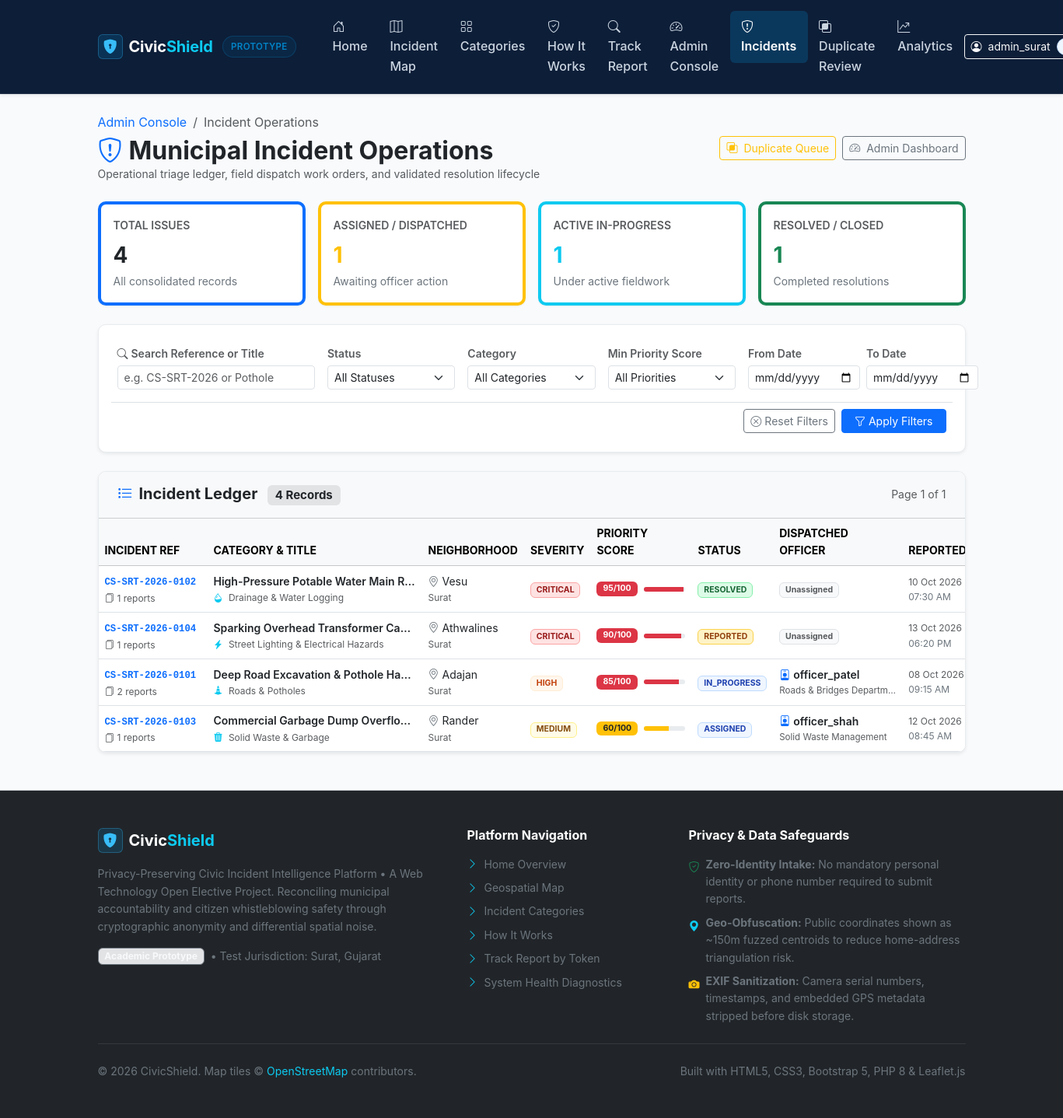
The page /admin/incidents.php (signed in) on the database its author committed.
### tables this page shows
CREATE TABLE IF NOT EXISTS `incidents` (
    `id` BIGINT UNSIGNED AUTO_INCREMENT PRIMARY KEY,
    `incident_reference` VARCHAR(32) NOT NULL UNIQUE COMMENT 'Non-sequential human-readable reference, e.g. CS-SRT-2026-0101',
    `category_id` INT UNSIGNED NOT NULL,
    `title` VARCHAR(200) NOT NULL,
    `description` TEXT NOT NULL,
    `severity` ENUM('low', 'medium', 'high', 'critical') NOT NULL DEFAULT 'medium',
    `priority_score` INT NOT NULL DEFAULT 0 COMMENT 'Calculated priority score based on severity, report count & civic weight',
    `priority_breakdown` JSON NULL COMMENT 'Rule-based decision-support priority breakdown factors',
    `status` ENUM('reported', 'triaged', 'assigned', 'in_progress', 'resolved', 'closed', 'rejected') NOT NULL DEFAULT 'reported',
     
    `obfuscated_lat` DECIMAL(10, 8) NOT NULL COMMENT 'Centroid / differentially perturbed latitude for public map intelligence',
    `obfuscated_lng` DECIMAL(11, 8) NOT NULL COMMENT 'Centroid / differentially perturbed longitude for public map intelligence',
    `fuzz_radius_meters` INT UNSIGNED NOT NULL DEFAULT 150 COMMENT 'Gaussian noise radius applied to protect submitter location',
    `neighborhood` VARCHAR(150) NOT NULL COMMENT 'Ward / Locality name (e.g. Adajan, Vesu, Rander)',
    `city` VARCHAR(100) NOT NULL DEFAULT 'Surat',
    `reports_count` INT UNSIGNED NOT NULL DEFAULT 1 COMMENT 'Count of citizen reports linked to this consolidated issue',
    `created_at` TIMESTAMP DEFAULT CURRENT_TIMESTAMP,
    `updated_at` TIMESTAMP DEFAULT CURRENT_TIMESTAMP ON UPDATE CURRENT_TIMESTAMP,
    `resolved_at` TIMESTAMP NULL,
    `closed_at` TIMESTAMP NULL,
    INDEX `idx_incidents_status` (`status`),
    INDEX `idx_incidents_severity` (`severity`),
    INDEX `idx_incidents_category` (`category_id`),
    INDEX `idx_incidents_priority` (`priority_score`),
    INDEX `idx_incidents_obf_spatial` (`obfuscated_lat`, `obfuscated_lng`),
    INDEX `idx_incidents_created_at` (`created_at`),
    CONSTRAINT `fk_incidents_category` FOREIGN KEY (`category_id`) 
        REFERENCES `incident_categories` (`id`) ON DELETE RESTRICT ON UPDATE CASCADE
);

CREATE TABLE IF NOT EXISTS `incident_categories` (
    `id` INT UNSIGNED AUTO_INCREMENT PRIMARY KEY,
    `name` VARCHAR(100) NOT NULL,
    `slug` VARCHAR(100) NOT NULL UNIQUE,
    `description` TEXT NULL,
    `department_code` VARCHAR(50) NOT NULL COMMENT 'Identifies responsible municipal department',
    `default_severity` ENUM('low', 'medium', 'high', 'critical') NOT NULL DEFAULT 'medium',
    `resolution_sla_hours` INT UNSIGNED NOT NULL DEFAULT 72 COMMENT 'Standard target resolution time in hours',
    `icon` VARCHAR(50) NOT NULL DEFAULT 'bi-exclamation-triangle',
    `is_active` TINYINT(1) NOT NULL DEFAULT 1,
    `created_at` TIMESTAMP DEFAULT CURRENT_TIMESTAMP,
    `updated_at` TIMESTAMP DEFAULT CURRENT_TIMESTAMP ON UPDATE CURRENT_TIMESTAMP,
    INDEX `idx_categories_slug` (`slug`),
    INDEX `idx_categories_active` (`is_active`)
);

CREATE TABLE IF NOT EXISTS `users` (
    `id` BIGINT UNSIGNED AUTO_INCREMENT PRIMARY KEY,
    `username` VARCHAR(60) NOT NULL UNIQUE COMMENT 'Public display pseudonym for citizens or official handle for staff',
    `email` VARCHAR(150) NULL UNIQUE COMMENT 'Optional for citizens to preserve anonymity; required for staff',
    `password_hash` VARCHAR(255) NOT NULL COMMENT 'BCRYPT or Argon2id hashed password string',
    `role` ENUM('citizen', 'officer', 'admin') NOT NULL DEFAULT 'citizen',
    `department` VARCHAR(100) NULL COMMENT 'Municipal department affiliation for officers (e.g. Roads, Drainage)',
    `status` ENUM('active', 'suspended', 'pending') NOT NULL DEFAULT 'active',
    `created_at` TIMESTAMP DEFAULT CURRENT_TIMESTAMP,
    `updated_at` TIMESTAMP DEFAULT CURRENT_TIMESTAMP ON UPDATE CURRENT_TIMESTAMP,
    INDEX `idx_users_role` (`role`),
    INDEX `idx_users_status` (`status`)
);

### admin/incidents.php (the view, shortened to what the rows shown need)
<?php
require_once dirname(__DIR__) . DIRECTORY_SEPARATOR . 'config' . DIRECTORY_SEPARATOR . 'app.php';
$pdo = Database::getConnection();
$filters = [
    'status'       => trim((string)($_GET['status'] ?? '')),
    'category_id'  => isset($_GET['category_id']) && is_numeric($_GET['category_id']) ? (int)$_GET['category_id'] : 0,
    'min_priority' => isset($_GET['min_priority']) && is_numeric($_GET['min_priority']) ? (int)$_GET['min_priority'] : 0,
    'date_from'    => trim((string)($_GET['date_from'] ?? '')),
    'date_to'      => trim((string)($_GET['date_to'] ?? '')),
    'search'       => trim((string)($_GET['search'] ?? ''))
];
$page = isset($_GET['page']) && is_numeric($_GET['page']) ? max(1, (int)$_GET['page']) : 1;
$perPage = 10;
$result = IncidentManager::getIncidents($filters, $page, $perPage, $pdo);
$incidents = $result['incidents'];
require_once INCLUDES_PATH . DIRECTORY_SEPARATOR . 'header.php';
?>
<div class="container py-4">
    <div class="d-flex justify-content-between align-items-center mb-4 flex-wrap gap-2">
        <div>
            <h2 class="fw-bold text-dark mb-0">
                <i class="bi bi-shield-exclamation text-primary me-2"></i>Municipal Incident Operations
            </h2>
        </div>
    </div>
    <div class="card cs-card shadow-sm border-light-subtle overflow-hidden mb-4">
        <div class="table-responsive">
            <table class="table table-hover align-middle mb-0" id="incidentsTable">
                <thead class="table-light small text-uppercase text-secondary">
                    <tr>
                        <th style="min-width: 140px;">Incident Ref</th>
                        <th style="min-width: 220px;">Category & Title</th>
                        <th>Neighborhood</th>
                        <th>Severity</th>
                        <th style="min-width: 130px;">Priority Score</th>
                        <th>Status</th>
                        <th style="min-width: 160px;">Dispatched Officer</th>
                        <th>Reported</th>
                    </tr>
                </thead>
                <tbody class="small">
                    <?php if (empty($incidents)): ?>
                        <tr>
                            <td colspan="9" class="text-center py-5 text-muted">
                                <i class="bi bi-inbox fs-2 d-block mb-2 text-secondary"></i>
                                <strong>No incidents matched the selected criteria.</strong>
                                <p class="mb-0 small text-secondary">Try adjusting your search terms or clearing active filters.</p>
                            </td>
                        </tr>
                    <?php else: ?>
                        <?php foreach ($incidents as $inc):
                            $priScore = (int)$inc['priority_score'];
                            $priClass = 'bg-secondary';
                            if ($priScore >= 80) $priClass = 'bg-danger';
                            elseif ($priScore >= 60) $priClass = 'bg-warning text-dark';
                            elseif ($priScore >= 40) $priClass = 'bg-info text-dark';
                        ?>
                            <tr>
                                <td>
                                    <a href="<?= htmlspecialchars(BASE_URL) ?>/admin/incident_detail.php?id=<?= (int)$inc['id'] ?>" class="fw-bold text-decoration-none">
                                        <code><?= htmlspecialchars($inc['incident_reference']) ?></code>
                                    </a>
                                    <div class="text-muted" style="font-size: 0.75rem;">
                                        <i class="bi bi-files me-1"></i><?= (int)$inc['reports_count'] ?> reports
                                    </div>
                                </td>
                                <td>
                                    <div class="fw-semibold text-dark text-truncate" style="max-width: 260px;" title="<?= htmlspecialchars($inc['title']) ?>">
                                        <?= htmlspecialchars($inc['title']) ?>
                                    </div>
                                    <div class="text-muted" style="font-size: 0.75rem;">
                                        <i class="bi <?= htmlspecialchars($inc['category_icon'] ?? 'bi-tag') ?> text-info me-1"></i>
                                        <?= htmlspecialchars($inc['category_name']) ?>
                                    </div>
                                </td>
                                <td>
                                    <span class="text-dark"><i class="bi bi-geo-alt text-secondary me-1"></i><?= htmlspecialchars($inc['neighborhood']) ?></span>
                                    <div class="text-muted" style="font-size: 0.75rem;"><?= htmlspecialchars($inc['city']) ?></div>
                                </td>
                                <td>
                                    <span class="badge cs-badge-<?= htmlspecialchars($inc['severity']) ?> text-uppercase">
                                        <?= htmlspecialchars($inc['severity']) ?>
                                    </span>
                                </td>
                                <td>
                                    <div class="d-flex align-items-center gap-2">
                                        <span class="badge <?= $priClass ?> px-2 py-1">
                                            <?= $priScore ?>/100
                                        </span>
                                        <div class="progress flex-grow-1" style="height: 6px; width: 50px;">
                                            <div class="progress-bar <?= $priClass ?>" role="progressbar" style="width: <?= $priScore ?>%;" aria-valuenow="<?= $priScore ?>" aria-valuemin="0" aria-valuemax="100"></div>
                                        </div>
                                    </div>
                                </td>
                                <td>
                                    <span class="badge cs-badge-<?= htmlspecialchars($inc['status']) ?> text-uppercase">
                                        <?= htmlspecialchars($inc['status']) ?>
                                    </span>
                                </td>
                                <td>
                                    <?php if (!empty($inc['officer_name'])): ?>
                                        <div class="fw-semibold text-dark">
                                            <i class="bi bi-person-badge text-primary me-1"></i><?= htmlspecialchars($inc['officer_name']) ?>
                                        </div>
                                        <div class="text-muted text-truncate" style="font-size: 0.72rem; max-width: 150px;">
                                            <?= htmlspecialchars($inc['officer_department'] ?? '') ?>
                                        </div>
                                    <?php else: ?>
                                        <span class="badge bg-light text-muted border">Unassigned</span>
                                    <?php endif; ?>
                                </td>
                                <td class="text-muted" style="font-size: 0.75rem;">
                                    <?= date('d M Y', strtotime((string)$inc['created_at'])) ?><br>
                                    <span class="text-secondary"><?= date('h:i A', strtotime((string)$inc['created_at'])) ?></span>
                                </td>
                            </tr>
                        <?php endforeach; ?>
                    <?php endif; ?>
                </tbody>
            </table>
        </div>
    </div>
</div>
<?php require_once INCLUDES_PATH . DIRECTORY_SEPARATOR . 'footer.php'; ?>

### rows shown on the page
incidents: incident_reference "CS-SRT-2026-0102", reports_count "1", title "High-Pressure Potable Water Main R…", category.name "Drainage & Water Logging", neighborhood "Vesu", city "Surat", severity "CRITICAL", priority_score "95", status "RESOLVED", shows "Unassigned", created_at "10 Oct 2026", created_at "07:30 AM"
incidents: incident_reference "CS-SRT-2026-0104", reports_count "1", title "Sparking Overhead Transformer Ca…", category.name "Street Lighting & Electrical Hazards", neighborhood "Athwalines", city "Surat", severity "CRITICAL", priority_score "90", status "REPORTED", shows "Unassigned", created_at "13 Oct 2026", created_at "06:20 PM"
incidents: incident_reference "CS-SRT-2026-0101", reports_count "2", title "Deep Road Excavation & Pothole Ha…", category.name "Roads & Potholes", neighborhood "Adajan", city "Surat", severity "HIGH", priority_score "85", status "IN_PROGRESS", users.username "officer_patel", users.department "Roads & Bridges Departm…", created_at "08 Oct 2026", created_at "09:15 AM"
incidents: incident_reference "CS-SRT-2026-0103", reports_count "1", title "Commercial Garbage Dump Overflo…", category.name "Solid Waste & Garbage", neighborhood "Rander", city "Surat", severity "MEDIUM", priority_score "60", status "ASSIGNED", users.username "officer_shah", users.department "Solid Waste Management", created_at "12 Oct 2026", created_at "08:45 AM"

### other values the page prints
$_SESSION['username'] "admin_surat"
$statusTotals['total'] "4"
$statusTotals['assigned'] + $statusTotals['triaged'] "1"
$statusTotals['in_progress'] "1"
$statusTotals['resolved'] + $statusTotals['closed'] "1"
$pagination['total_records'] "4"
$pagination['current_page'] "1"
$pagination['total_pages'] "1"
